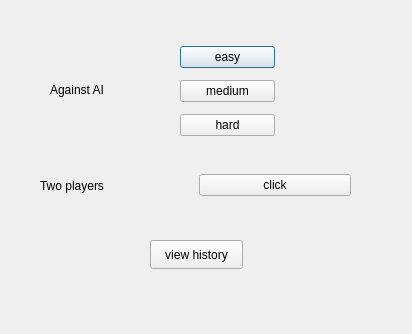
<?xml version="1.0" encoding="UTF-8"?>
<ui version="4.0">
 <class>Dialog1</class>
 <widget class="QDialog" name="Dialog1">
  <property name="geometry">
   <rect>
    <x>0</x>
    <y>0</y>
    <width>412</width>
    <height>334</height>
   </rect>
  </property>
  <property name="windowTitle">
   <string>Choose mode</string>
  </property>
  <widget class="QLabel" name="label">
   <property name="geometry">
    <rect>
     <x>50</x>
     <y>80</y>
     <width>191</width>
     <height>20</height>
    </rect>
   </property>
   <property name="text">
    <string>Against AI</string>
   </property>
  </widget>
  <widget class="QWidget" name="layoutWidget">
   <property name="geometry">
    <rect>
     <x>180</x>
     <y>40</y>
     <width>95</width>
     <height>103</height>
    </rect>
   </property>
   <layout class="QVBoxLayout" name="verticalLayout">
    <item>
     <widget class="QPushButton" name="pushButton_AI_easy">
      <property name="text">
       <string>easy</string>
      </property>
     </widget>
    </item>
    <item>
     <widget class="QPushButton" name="pushButton_AI_medium">
      <property name="text">
       <string>medium</string>
      </property>
     </widget>
    </item>
    <item>
     <widget class="QPushButton" name="pushButton_AI_hard">
      <property name="text">
       <string>hard</string>
      </property>
     </widget>
    </item>
   </layout>
  </widget>
  <widget class="QWidget" name="layoutWidget">
   <property name="geometry">
    <rect>
     <x>40</x>
     <y>170</y>
     <width>311</width>
     <height>31</height>
    </rect>
   </property>
   <layout class="QHBoxLayout" name="horizontalLayout">
    <item>
     <widget class="QLabel" name="label_2">
      <property name="text">
       <string>Two players</string>
      </property>
     </widget>
    </item>
    <item>
     <widget class="QPushButton" name="pushButton_two_player">
      <property name="text">
       <string>click</string>
      </property>
     </widget>
    </item>
   </layout>
  </widget>
  <widget class="QPushButton" name="pushButton_history">
   <property name="geometry">
    <rect>
     <x>150</x>
     <y>240</y>
     <width>93</width>
     <height>29</height>
    </rect>
   </property>
   <property name="text">
    <string>view history</string>
   </property>
  </widget>
 </widget>
 <resources/>
 <connections/>
</ui>
